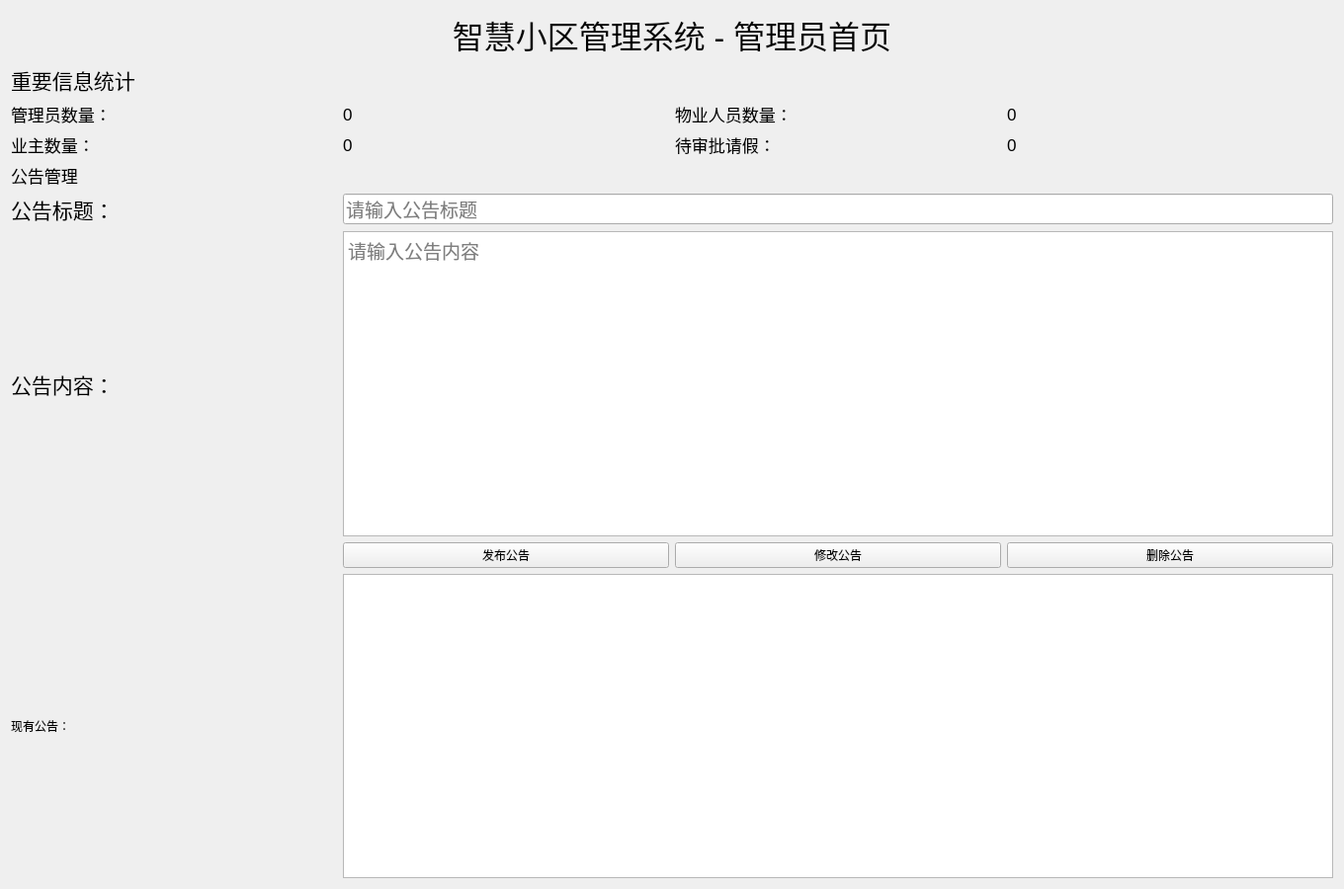
<?xml version="1.0" encoding="UTF-8"?>
<ui version="4.0">
 <class>AdminHome</class>
 <widget class="QWidget" name="AdminHome">
  <property name="geometry">
   <rect>
    <x>0</x>
    <y>0</y>
    <width>1360</width>
    <height>900</height>
   </rect>
  </property>
  <property name="windowTitle">
   <string>管理员首页</string>
  </property>
  <layout class="QGridLayout" name="gridLayout">
   <item row="0" column="0" colspan="4">
    <widget class="QLabel" name="titleLabel">
     <property name="font">
      <font>
       <pointsize>24</pointsize>
      </font>
     </property>
     <property name="text">
      <string>智慧小区管理系统 - 管理员首页</string>
     </property>
     <property name="alignment">
      <set>Qt::AlignCenter</set>
     </property>
    </widget>
   </item>
   <item row="1" column="0" colspan="4">
    <widget class="QLabel" name="infoTitle">
     <property name="font">
      <font>
       <pointsize>16</pointsize>
      </font>
     </property>
     <property name="text">
      <string>重要信息统计</string>
     </property>
    </widget>
   </item>
   <item row="2" column="0">
    <widget class="QLabel" name="adminCountLabel">
     <property name="font">
      <font>
       <pointsize>13</pointsize>
      </font>
     </property>
     <property name="text">
      <string>管理员数量：</string>
     </property>
    </widget>
   </item>
   <item row="2" column="1">
    <widget class="QLabel" name="adminCount">
     <property name="font">
      <font>
       <pointsize>13</pointsize>
      </font>
     </property>
     <property name="text">
      <string>0</string>
     </property>
    </widget>
   </item>
   <item row="2" column="2">
    <widget class="QLabel" name="staffCountLabel">
     <property name="font">
      <font>
       <pointsize>13</pointsize>
      </font>
     </property>
     <property name="text">
      <string>物业人员数量：</string>
     </property>
    </widget>
   </item>
   <item row="2" column="3">
    <widget class="QLabel" name="staffCount">
     <property name="font">
      <font>
       <pointsize>13</pointsize>
      </font>
     </property>
     <property name="text">
      <string>0</string>
     </property>
    </widget>
   </item>
   <item row="3" column="0">
    <widget class="QLabel" name="ownerCountLabel">
     <property name="font">
      <font>
       <pointsize>13</pointsize>
      </font>
     </property>
     <property name="text">
      <string>业主数量：</string>
     </property>
    </widget>
   </item>
   <item row="3" column="1">
    <widget class="QLabel" name="ownerCount">
     <property name="font">
      <font>
       <pointsize>13</pointsize>
      </font>
     </property>
     <property name="text">
      <string>0</string>
     </property>
    </widget>
   </item>
   <item row="3" column="2">
    <widget class="QLabel" name="pendingLeaveLabel">
     <property name="font">
      <font>
       <pointsize>13</pointsize>
      </font>
     </property>
     <property name="text">
      <string>待审批请假：</string>
     </property>
    </widget>
   </item>
   <item row="3" column="3">
    <widget class="QLabel" name="pendingLeaveCount">
     <property name="font">
      <font>
       <pointsize>13</pointsize>
      </font>
     </property>
     <property name="text">
      <string>0</string>
     </property>
    </widget>
   </item>
   <item row="4" column="0" colspan="4">
    <widget class="QLabel" name="noticeTitle">
     <property name="font">
      <font>
       <pointsize>13</pointsize>
      </font>
     </property>
     <property name="text">
      <string>公告管理</string>
     </property>
    </widget>
   </item>
   <item row="5" column="0">
    <widget class="QLabel" name="label_5">
     <property name="font">
      <font>
       <pointsize>16</pointsize>
      </font>
     </property>
     <property name="text">
      <string>公告标题：</string>
     </property>
    </widget>
   </item>
   <item row="5" column="1" colspan="3">
    <widget class="QLineEdit" name="noticeTitleEdit">
     <property name="font">
      <font>
       <pointsize>14</pointsize>
      </font>
     </property>
     <property name="placeholderText">
      <string>请输入公告标题</string>
     </property>
    </widget>
   </item>
   <item row="6" column="0">
    <widget class="QLabel" name="label_6">
     <property name="font">
      <font>
       <pointsize>16</pointsize>
      </font>
     </property>
     <property name="text">
      <string>公告内容：</string>
     </property>
    </widget>
   </item>
   <item row="6" column="1" colspan="3">
    <widget class="QTextEdit" name="noticeContent">
     <property name="font">
      <font>
       <pointsize>14</pointsize>
      </font>
     </property>
     <property name="placeholderText">
      <string>请输入公告内容</string>
     </property>
    </widget>
   </item>
   <item row="7" column="1">
    <widget class="QPushButton" name="publishBtn">
     <property name="text">
      <string>发布公告</string>
     </property>
    </widget>
   </item>
   <item row="7" column="2">
    <widget class="QPushButton" name="modifyBtn">
     <property name="text">
      <string>修改公告</string>
     </property>
    </widget>
   </item>
   <item row="7" column="3">
    <widget class="QPushButton" name="deleteBtn">
     <property name="text">
      <string>删除公告</string>
     </property>
    </widget>
   </item>
   <item row="8" column="0">
    <widget class="QLabel" name="label_8">
     <property name="text">
      <string>现有公告：</string>
     </property>
    </widget>
   </item>
   <item row="8" column="1" colspan="3">
    <widget class="QListWidget" name="noticeList">
     <property name="font">
      <font>
       <pointsize>14</pointsize>
      </font>
     </property>
    </widget>
   </item>
  </layout>
 </widget>
 <resources/>
 <connections/>
</ui>
